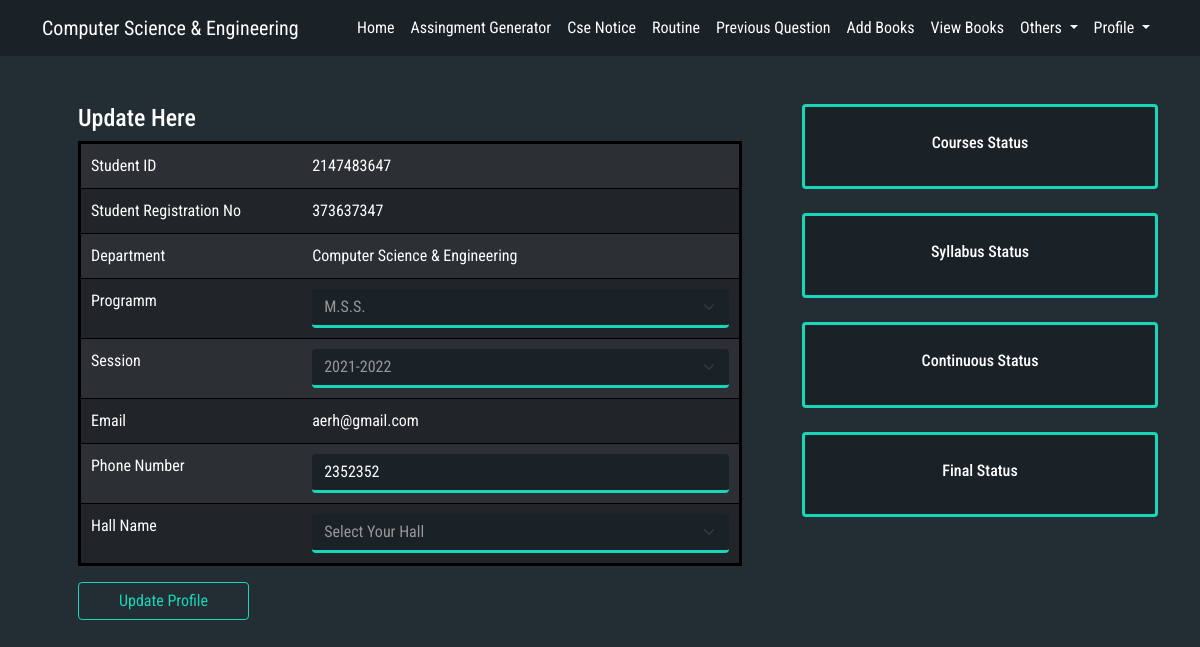
/updateuser.php (signed in), run on the app's committed database.
### tables this page shows
CREATE TABLE `user` (
  `id` int(255) NOT NULL,
  `std_id` int(255) NOT NULL,
  `std_reg` int(255) NOT NULL,
  `dept` varchar(255) NOT NULL,
  `progm` varchar(255) NOT NULL,
  `session` varchar(255) NOT NULL,
  `email_address` varchar(255) DEFAULT NULL,
  `phn_num` int(255) NOT NULL,
  `hall_name` varchar(255) NOT NULL,
  `password` varchar(100) DEFAULT NULL,
  `status` varchar(255) NOT NULL DEFAULT '1'
);

### updateuser.php (the view, shortened to what this page needs)
<?php
require_once 'dbconnection.php';
$session_user = $_SESSION['user_page'];
$user_data = mysqli_query($link, "SELECT * FROM `user` WHERE `std_id` = '$session_user';");
$user_row = mysqli_fetch_row($user_data);
?>
<!DOCTYPE html>
<html lang="en">
<head>
    <link href="https://cdn.jsdelivr.net/npm/bootstrap@5.1.3/dist/css/bootstrap.min.css" rel="stylesheet">
<link rel="stylesheet" href="css/style.css">
</head>
<body>
<nav style="background:#1A2127; color:#fff;" class="navbar navbar-expand-lg">
  <div class="container">
    <a class="navbar-brand" href="#">Computer Science & Engineering</a>
    <div class="collapse navbar-collapse" id="navbarSupportedContent">
      <ul class="navbar-nav ms-auto mb-2 mb-lg-0">
        <li class="nav-item">
          <a class="nav-link active" aria-current="page" href="user.php">Home</a>
        </li>
        <li class="nav-item">
          <a class="nav-link active" aria-current="page" href="#">Assingment Generator</a>
        </li>
        <li class="nav-item">
          <a class="nav-link" href="notice_show.php">Cse Notice</a>
        </li>
        <li class="nav-item">
          <a class="nav-link active" aria-current="page" href="routine_show.php">Routine</a>
        </li>
        <li class="nav-item">
          <a class="nav-link active" aria-current="page" href="prv_qs_show.php">Previous Question</a>
        </li>
        <li class="nav-item">
          <a class="nav-link active" aria-current="page" href="add_books.php">Add Books</a>
        </li>
        <li class="nav-item">
          <a class="nav-link active" aria-current="page" href="view_books.php">View Books</a>
        </li>
             <div class="collapse navbar-collapse" id="navbarNavDarkDropdown">
      <ul class="navbar-nav">
        <li class="nav-item dropdown">
          <a class="nav-link dropdown-toggle" href="#" id="navbarDarkDropdownMenuLink" role="button" data-bs-toggle="dropdown" aria-expanded="false">
            Others
          </a>
        </li>
      </ul>
    </div>
        <div class="collapse navbar-collapse" id="navbarNavDarkDropdown">
      <ul class="navbar-nav">
        <li class="nav-item dropdown">
          <a class="nav-link dropdown-toggle" href="#" id="navbarDarkDropdownMenuLink" role="button" data-bs-toggle="dropdown" aria-expanded="false">
            Profile
          </a>
        </li>
      </ul>
    </div>
      </ul>
    </div>
  </div>
</nav>
<div class="container">
    <div class="row">
        <div class="col p-5">
            <form  method="post">
        <table class="table table-dark table-striped">
<tbody class="border bg-light p-5">
    <h4>Update Here</h4>
  <tr>
    <td>Student ID</td>
    <td><?= $user_row['1']?></td>
  </tr>
  <tr>
    <td>Student Registration No</td>
    <td><?= $user_row['2']?></td>
  </tr>
  <tr>
    <td>Department</td>
    <td><?= $user_row['3']?></td>
  </tr>
  <tr>
    <td>Programm</td>
    <td>  <select name="programs" style="color:#979797;" class="form-select" aria-label="Default select example" required>
  <option selected><?= $user_row['4']?></option>
</select></td>
  </tr>
  <tr>
    <td>Session</td>
    <td><select name="session" style="color:#979797;" class="form-select" aria-label="Default select example" required>
  <option selected><?= $user_row['5']?></option>
</select></td>
  </tr>
  <tr>
    <td>Email</td>
    <td><?= $user_row['6']?></td>
  </tr>
  <tr>
    <td>Phone Number</td>
    <td><input min="0" placeholder="ex: +8801755232541" type="number" class="form-control btn-lg" id="exampleInputEmail1" aria-describedby="emailHelp" name="phn_num" value="<?= $user_row['7']?>" required></td>
  </tr>
  <tr>
    <td>Hall Name</td>
    <td><select name="hall_name" style="color:#979797;" class="form-select" aria-label="Default select example" required>
  <option selected><?= $user_row['8']?></option>
</select></td>
  </tr>
</tbody>
</table>
<input style="color:#19D5BA; border:1px solid #19D5BA; text-align:center;padding-left:40px; padding-right:40px;"  type="submit" name="update" class="btn" value="Update Profile">
</form>
  </div>
  <div class="col-4 mt-5">
    <a href="user.php">
      <div class="card status">
        <div class="card-body">
        <h6 style="color:#fff; text-align:center;">Courses Status</h6>
        </div>
      </div>
      </a>
      <br>
      <a href="syllabus_show.php">
      <div class="card status">
        <div class="card-body">
        <h6 style="color:#fff; text-align:center;">Syllabus Status</h6>
        </div>
      </div>
      </a>
      <br>
      <a href="continuous_show.php">
      <div class="card status">
        <div class="card-body">
        <h6 style="color:#fff; text-align:center;">Continuous Status</h6>
        </div>
      </div>
      </a>
      <br>
      <a href="final_show.php">
      <div class="card status">
        <div class="card-body">
        <h6 style="color:#fff; text-align:center;">Final Status</h6>
        </div>
      </div>
      </a>
      <br>
    </div>
  </div>
</div>
</body>
</html>

### css/style.css (style rules this page uses)
body { font-family: 'Roboto Condensed', sans-serif; background:#232E34; color:white !important; }
.form-control { display: block; width: 100%; padding: 0.375rem 0.75rem; font-size: 1rem; font-weight: 400; line-height: 1.5; color: #ffff !important; background-color: #1A2127 !important; background-clip: padding-box; border-bottom: 3px solid #19D5BA; border-top:none !important; border-right:none !important; border-left:none !important; -webkit-appearance: none; -moz-appearance: none; appearance: none; border-radius: 0.25rem; transition: border-color .15s ease-in-out,box-shadow .15s ease-in-out; }
.form-select { display: block; width: 100%; padding: 0.375rem 2.25rem 0.375rem 0.75rem; -moz-padding-start: calc(0.75rem - 3px); font-size: 1rem; font-weight: 400; line-height: 1.5; color: #fff; background-color: #1A2127; background-repeat: no-repeat; background-position: right 0.75rem center; background-size: 16px 12px; border-top: none !important; border-left: none !important; border-right: none !important; border-bottom: 3px solid #19D5BA; border-radius: 0.25rem; transition: border-color .15s ease-in-out,box-shadow .15s ease-in-out; -webkit-appearance: none; -moz-appearance: none; appearance: none; }
a { color: #fff; text-decoration:none; }
.nav-link { color: #fff; }
.card { border: none; background: #1A2127; padding:15px; }
.status { padding:10px; border:3px solid #19D5BA; }
.dropdown { position: relative; display: inline-block; }
.border { border: 3px solid black!important; }
tbody, td, tfoot, th, thead, tr { border-color: inherit; border-style: solid; border-width: 0; padding: 10px !important; }

### data on the page
user: std "2147483647", std_reg "373637347", dept "Computer Science & Engineering", programs "M.S.S.", session "2021-2022", email_address "aerh@gmail.com", phn_num "2352352", hall_name "Select Your Hall"
